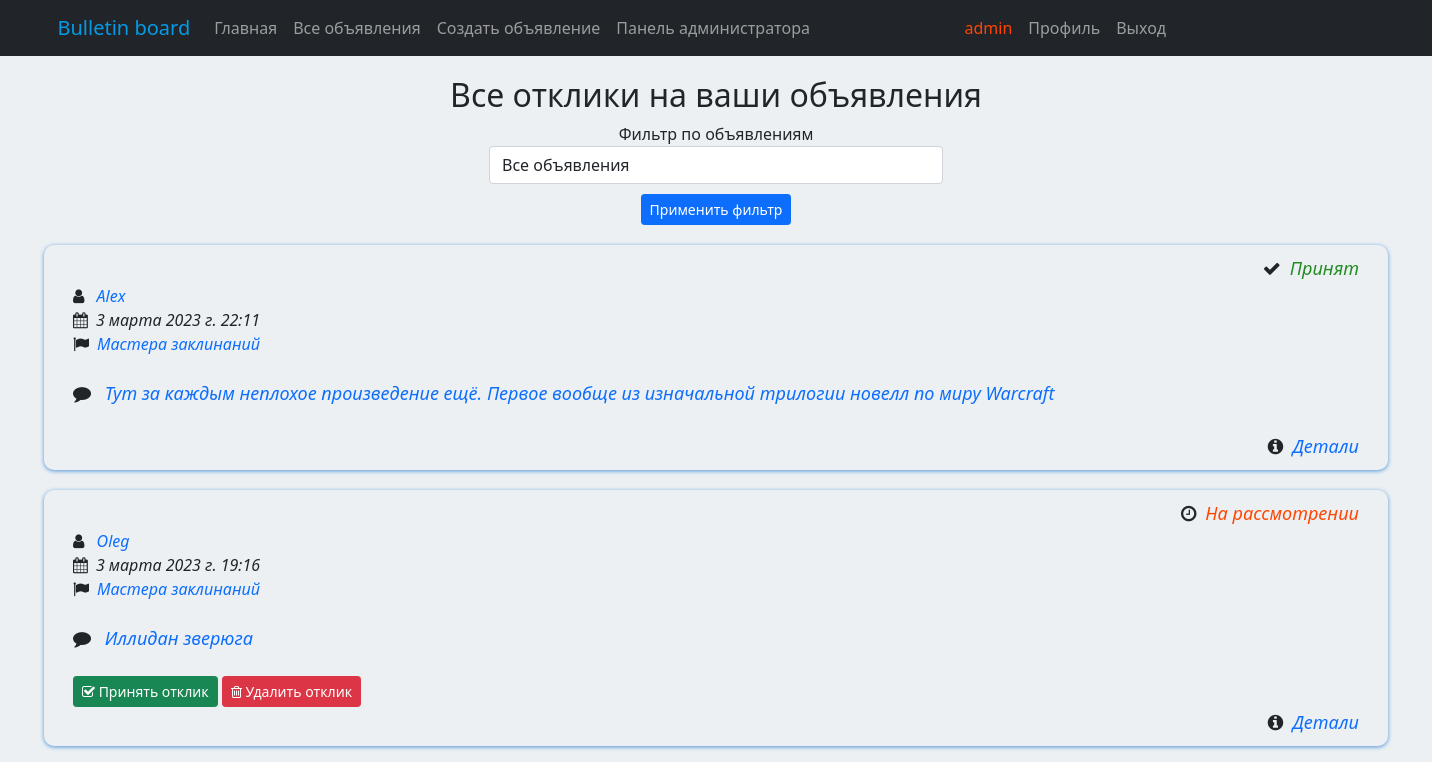
Screenshot of /board/ads/user/replies/ (signed in) with the database file from the repository.
### board/models.py (models this page shows, shortened)
class Reply(models.Model):
    post = models.ForeignKey(Post, on_delete=models.CASCADE)
    user = models.ForeignKey(User, on_delete=models.CASCADE)
    reply_text = models.TextField()
    date_creation = models.DateTimeField(auto_now_add=True)
    reply_accept = models.BooleanField(default=False)

class Post(models.Model):
    author = models.ForeignKey(User, on_delete=models.CASCADE)
    post_title = models.CharField(max_length=256)
    post_content = RichTextField()
    post_category = models.ForeignKey(Category, on_delete=models.CASCADE)
    date_creation = models.DateTimeField(auto_now_add=True)
    def __str__(self):
        return self.post_title

class Category(models.Model):
    category_name = models.CharField(max_length=64, unique=True)
    subscribers = models.ManyToManyField(User, related_name='categories')
    def __str__(self):
        return self.category_name

### board/views.py (the view)
# urls.py: path('ads/user/replies/', PostsUserReplies.as_view(), name='user_replies'),
class PostsUserReplies(LoginRequiredMixin, ListView):
    model = Reply
    template_name = 'posts_user_replies.html'
    context_object_name = 'replies'
    def get_context_data(self, **kwargs):
        queryset = Reply.objects.filter(post__author_id=self.request.user.pk).order_by('-date_creation')
        context = super().get_context_data(**kwargs)
        context['filter'] = PostFilter(self.request.GET, queryset, request=self.request.user.pk)
        return context

### templates/posts_user_replies.html (shortened to what this page needs)
{% extends 'default.html' %}
{% load crispy_forms_filters %}
{% load static %}
{% load spurl %}
{% block content %}
<h2 style="margin-top: 20px">Все отклики на ваши объявления</h2>
<link rel="stylesheet" href="{% static 'css/index.css' %}"/>
<div class="d-flex justify-content-center">
    <div class="row">
        <div class="col-lg-12 text-center">
        <form method="GET">
        {{ filter.form|crispy }}
        <input class="btn btn-primary btn-sm" style="margin-top: 10px" type="submit" value="Применить фильтр">
    </form>
        </div>
    </div>
</div>
{% if filter.qs %}
{% for repl in filter.qs %}
<div class="class=m-b-0 font-medium btn-rounded" style="margin-top: 20px">
    <table width="100%" border="0">
        <tr>
            <td align="right">
                <font size="4">
                {% if repl.reply_accept %}
                <span class="icon"><i class="fa fa-check"></i></span>&ensp;<i><span style="color: forestgreen;">Принят</span></i>
                {% else %}
                <span class="icon"><i class="fa fa-clock-o"></i></span>&ensp;<i><span style="color: orangered;">На рассмотрении</span></i>
                {% endif %}
                </font>
            </td>
        </tr>
    </table>
    <table style="width: 1350px;" width="100%" border="0">
    <tr>
        <td align="justify">
            <font size="3">
                <span class="icon">
                    <i class="fa fa-user"></i></span>&ensp;
                <i><a href="{% url 'profile_detail' repl.user.id %}" style="text-decoration: none;">{{ repl.user }}</a></i>&emsp;
                <br>
                <span class="icon">
                    <i class="fa fa-calendar"></i></span>&ensp;<i>{{ repl.date_creation }}</i>
                <br>
                <span class="icon"><i class="fa fa-flag"></i></span>&ensp;<i><a href="{% url 'category_list' repl.post.post_category.id %}" style="text-decoration: none;">{{ repl.post.post_category }}</a></i>
                <br><br>
                <font size="4">
                <span class="icon"><i class="fa fa-comment"></i></span>&ensp;<span style="color: black;"><i>
                <a href="{% url 'post_reply_detail' repl.id %}" style="text-decoration: none;">
                {{ repl.reply_text}}</a></i></span>
                 </font>
                <br><br>
            {% if not repl.reply_accept %}
            <a href="{% url 'reply_accept' repl.id %}" class="btn btn btn-success btn-sm"><span class="icon"><i class="fa fa-check-square-o"></i></span>&nbsp;Принять отклик</a>
            <a href="{% url 'reply_delete' repl.id %}" class="btn btn btn-danger btn-sm"><span class="icon"><i class="fa fa-trash-o"></i></span>&nbsp;Удалить отклик</a>
            {% endif %}
            </font>
        </td>
    </tr>
</table>
<table width="100%" border="0">
    <tr>
        <td align="right">
            <font size="4">
        <span class="icon"><i class="fa fa-info-circle"></i></span>&nbsp;
            <i><a href="{% url 'post_reply_detail' repl.id %}" style="text-decoration: none;">Детали</a></i>
            </font>
        </td>
    </tr>
</table>
</div>
{% endfor %}
{% else %}
<h3 style="margin-top: 50px">Пока нет ни одного отклика!</h3>
{% endif %}
{% endblock content %}

### templates/default.html (shortened to what this page needs)
<!DOCTYPE html>
<html lang="en">
<head>
    {% load static %}
    <link href="{% static 'css/styles.css' %}" rel="stylesheet"/>
    <link rel="stylesheet" href="//cdnjs.cloudflare.com/ajax/libs/font-awesome/4.1.0/css/font-awesome.min.css">
</head>
<body style="background-color: #ecf0f3; margin: 32px">
<nav class="navbar fixed-top navbar-expand-lg navbar-dark bg-dark static-top">
    <div class="container" style="width: 800px">
        <a class="navbar-brand" href="/"><span style="color: #039BE5; ">Bulletin board</span></a>
        <div class="collapse navbar-collapse" id="navbarResponsive">
            <ul class="nav navbar-nav ml-auto">
                <li class="nav-item active">
                    <a class="nav-link" href="/main/">Главная</a>
                </li>
                <li class="nav-item active">
                    <a class="nav-link" href="{% url 'post_list' %}">Все объявления</a>
                </li>
                <li class="nav-item active">
                    <a class="nav-link" href="{% url 'post_create' %}">Создать объявление</a>
                </li>
                <li class="nav-item active">
                    {% if request.user.is_superuser %}
                    <a class="nav-link" href="/admin/">Панель администратора</a>
                    {% endif %}
                </li>
            </ul>
        </div>
    </div>
    <div class="container" style="width: 450px">
    <div class="navbar-collapse collapse" id="navbarNav">
            <ul class="nav navbar-nav ml-auto">
                <li class="nav-item active">
                </li>
                <li class="nav-item active">
                    {% if user.is_authenticated %}
                    <a class="nav-link"><span style="color: orangered;">{{ request.user.username }}</span></a>
                    {% endif %}
                </li>
                <li class="nav-item active">
                    {% if user.is_authenticated %}
                    <a class="nav-link" href="{% url 'profile' %}">Профиль</a>
                    {% else %}
                    <a class="nav-link" href='{% url "login" %}'>Вход</a>
                    {% endif %}
                </li>
                <li class="nav-item active">
                    {% if user.is_authenticated %}
                    <a class="nav-link" href='{% url "logout" %}'>Выход</a>
                    {% endif %}
                </li>
            </ul>
        </div>
    </div>
</nav>
<div class="container">
    <div class="row">
        <div class="col-lg-12 text-center flexContainer" style="background-color: rgba(0, 0, 0, 0.0);" >
            <br>
            {% block content %}
            {% endblock content %}
        </div>
    </div>
</div>
</body>
</html>

### static/css/index.css (style rules this page uses)
body { background-color: #f9f9fa; }
.text-center { text-align: center; background-color: #ecf0f3 }
.btn-rounded { border-radius: 10px; padding: 9px 28px; -webkit-box-shadow: 0 1px 4px 0 rgb(102, 177, 246); box-shadow: 0 1px 4px 0 rgb(77, 149, 215); }

### rows the page displays
Reply: reply_accept True (drawn), user "Alex", date_creation "3 марта 2023 г. 22:11", post.post_category "Мастера заклинаний", reply_text "Тут за каждым неплохое произведение ещё. Первое вообще из изначальной трилогии новелл по миру Warcraft"
Reply: reply_accept False (drawn), user "Oleg", date_creation "3 марта 2023 г. 19:16", post.post_category "Мастера заклинаний", reply_text "Иллидан зверюга"

### other values shown
{{ request.user.username }} "admin"
